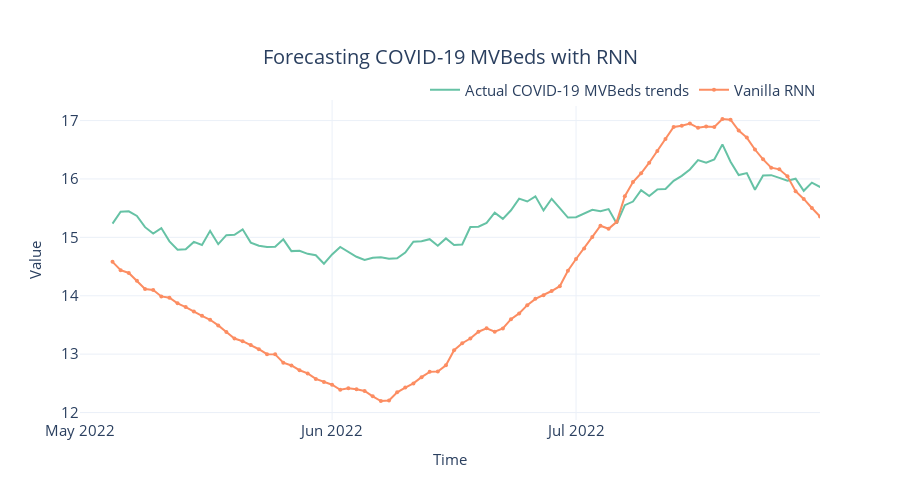

Here is the notebook cell this chart was saved with:
### Code cell
fig = plot_forecast(
    pred_df,
    forecast_columns=[f"Vanilla {algorithm_name}"],
    forecast_display_names=[f"Vanilla {algorithm_name}"],
)
title = f"Forecasting COVID-19 MVBeds with {algorithm_name}"
fig = format_plot(fig, title=title)
fig.update_xaxes(
    type="date", range=["2022-05-01", "2022-07-31"], dtick="M1", tickformat="%b %Y"
)
save_path = f"images/forecast_multivarate_{algorithm_name}.png"
# pio.write_image(fig, save_path)
fig.show()
